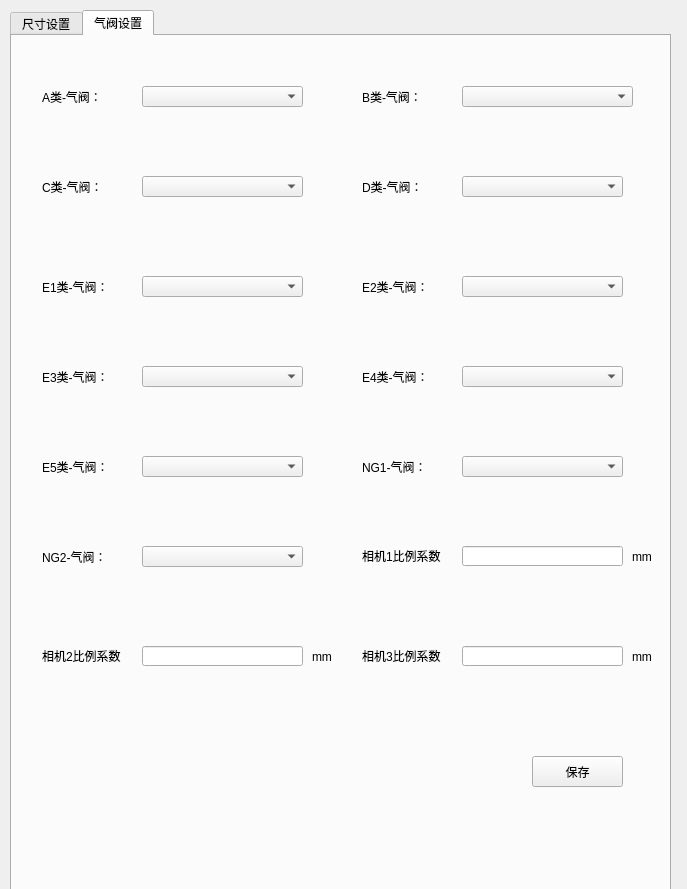
<?xml version="1.0" encoding="UTF-8"?>
<ui version="4.0">
 <class>BlSizeWindow</class>
 <widget class="QWidget" name="BlSizeWindow">
  <property name="geometry">
   <rect>
    <x>0</x>
    <y>0</y>
    <width>687</width>
    <height>889</height>
   </rect>
  </property>
  <property name="windowTitle">
   <string>BlSizeWindow</string>
  </property>
  <widget class="QTabWidget" name="tabWidget">
   <property name="geometry">
    <rect>
     <x>10</x>
     <y>10</y>
     <width>661</width>
     <height>881</height>
    </rect>
   </property>
   <property name="currentIndex">
    <number>1</number>
   </property>
   <widget class="QWidget" name="tab">
    <attribute name="title">
     <string>尺寸设置</string>
    </attribute>
    <widget class="QGroupBox" name="groupBox">
     <property name="geometry">
      <rect>
       <x>30</x>
       <y>40</y>
       <width>261</width>
       <height>131</height>
      </rect>
     </property>
     <property name="title">
      <string>A类:</string>
     </property>
     <layout class="QGridLayout" name="gridLayout">
      <item row="0" column="0">
       <layout class="QHBoxLayout" name="horizontalLayout">
        <item>
         <widget class="QLabel" name="label_2">
          <property name="text">
           <string>直径</string>
          </property>
         </widget>
        </item>
        <item>
         <widget class="QLineEdit" name="lineEdit"/>
        </item>
        <item>
         <widget class="QLineEdit" name="lineEdit_22"/>
        </item>
        <item>
         <widget class="QLabel" name="label_4">
          <property name="text">
           <string>cm</string>
          </property>
         </widget>
        </item>
       </layout>
      </item>
      <item row="1" column="0">
       <layout class="QHBoxLayout" name="horizontalLayout_2">
        <item>
         <widget class="QLabel" name="label_3">
          <property name="text">
           <string>长度</string>
          </property>
         </widget>
        </item>
        <item>
         <widget class="QLineEdit" name="lineEdit_2"/>
        </item>
        <item>
         <widget class="QLineEdit" name="lineEdit_23"/>
        </item>
        <item>
         <widget class="QLabel" name="label_5">
          <property name="text">
           <string>cm</string>
          </property>
         </widget>
        </item>
       </layout>
      </item>
     </layout>
    </widget>
    <widget class="QGroupBox" name="groupBox_3">
     <property name="geometry">
      <rect>
       <x>30</x>
       <y>190</y>
       <width>261</width>
       <height>131</height>
      </rect>
     </property>
     <property name="title">
      <string>C类：</string>
     </property>
     <layout class="QGridLayout" name="gridLayout_3">
      <item row="0" column="0">
       <layout class="QHBoxLayout" name="horizontalLayout_5">
        <item>
         <widget class="QLabel" name="label_6">
          <property name="text">
           <string>直径</string>
          </property>
         </widget>
        </item>
        <item>
         <widget class="QLineEdit" name="lineEdit_6"/>
        </item>
        <item>
         <widget class="QLineEdit" name="lineEdit_26"/>
        </item>
        <item>
         <widget class="QLabel" name="label_12">
          <property name="text">
           <string>cm</string>
          </property>
         </widget>
        </item>
       </layout>
      </item>
      <item row="1" column="0">
       <layout class="QHBoxLayout" name="horizontalLayout_6">
        <item>
         <widget class="QLabel" name="label_13">
          <property name="text">
           <string>长度</string>
          </property>
         </widget>
        </item>
        <item>
         <widget class="QLineEdit" name="lineEdit_5"/>
        </item>
        <item>
         <widget class="QLineEdit" name="lineEdit_27"/>
        </item>
        <item>
         <widget class="QLabel" name="label_11">
          <property name="text">
           <string>cm</string>
          </property>
         </widget>
        </item>
       </layout>
      </item>
     </layout>
    </widget>
    <widget class="QGroupBox" name="groupBox_5">
     <property name="geometry">
      <rect>
       <x>30</x>
       <y>340</y>
       <width>261</width>
       <height>131</height>
      </rect>
     </property>
     <property name="title">
      <string>E1类：</string>
     </property>
     <layout class="QGridLayout" name="gridLayout_5">
      <item row="0" column="0">
       <layout class="QHBoxLayout" name="horizontalLayout_9">
        <item>
         <widget class="QLabel" name="label_18">
          <property name="text">
           <string>直径</string>
          </property>
         </widget>
        </item>
        <item>
         <widget class="QLineEdit" name="lineEdit_10">
          <property name="text">
           <string/>
          </property>
         </widget>
        </item>
        <item>
         <widget class="QLineEdit" name="lineEdit_30">
          <property name="text">
           <string/>
          </property>
         </widget>
        </item>
        <item>
         <widget class="QLabel" name="label_20">
          <property name="text">
           <string>cm</string>
          </property>
         </widget>
        </item>
       </layout>
      </item>
      <item row="1" column="0">
       <layout class="QHBoxLayout" name="horizontalLayout_10">
        <item>
         <widget class="QLabel" name="label_21">
          <property name="text">
           <string>长度</string>
          </property>
         </widget>
        </item>
        <item>
         <widget class="QLineEdit" name="lineEdit_9"/>
        </item>
        <item>
         <widget class="QLineEdit" name="lineEdit_31"/>
        </item>
        <item>
         <widget class="QLabel" name="label_19">
          <property name="text">
           <string>cm</string>
          </property>
         </widget>
        </item>
       </layout>
      </item>
     </layout>
    </widget>
    <widget class="QGroupBox" name="groupBox_7">
     <property name="geometry">
      <rect>
       <x>30</x>
       <y>500</y>
       <width>261</width>
       <height>121</height>
      </rect>
     </property>
     <property name="title">
      <string>E3类：</string>
     </property>
     <layout class="QGridLayout" name="gridLayout_7">
      <item row="2" column="0">
       <layout class="QHBoxLayout" name="horizontalLayout_14">
        <item>
         <widget class="QLabel" name="label_29">
          <property name="text">
           <string>长度</string>
          </property>
         </widget>
        </item>
        <item>
         <widget class="QLineEdit" name="lineEdit_13"/>
        </item>
        <item>
         <widget class="QLineEdit" name="lineEdit_37"/>
        </item>
        <item>
         <widget class="QLabel" name="label_27">
          <property name="text">
           <string>cm</string>
          </property>
         </widget>
        </item>
       </layout>
      </item>
      <item row="1" column="0">
       <layout class="QHBoxLayout" name="horizontalLayout_13">
        <item>
         <widget class="QLabel" name="label_26">
          <property name="text">
           <string>直径</string>
          </property>
         </widget>
        </item>
        <item>
         <widget class="QLineEdit" name="lineEdit_14"/>
        </item>
        <item>
         <widget class="QLineEdit" name="lineEdit_36"/>
        </item>
        <item>
         <widget class="QLabel" name="label_28">
          <property name="text">
           <string>cm</string>
          </property>
         </widget>
        </item>
       </layout>
      </item>
     </layout>
    </widget>
    <widget class="QGroupBox" name="groupBox_9">
     <property name="geometry">
      <rect>
       <x>30</x>
       <y>650</y>
       <width>261</width>
       <height>111</height>
      </rect>
     </property>
     <property name="title">
      <string>E5类：</string>
     </property>
     <layout class="QGridLayout" name="gridLayout_9">
      <item row="0" column="0">
       <layout class="QHBoxLayout" name="horizontalLayout_17">
        <item>
         <widget class="QLabel" name="label_34">
          <property name="text">
           <string>直径</string>
          </property>
         </widget>
        </item>
        <item>
         <widget class="QLineEdit" name="lineEdit_18"/>
        </item>
        <item>
         <widget class="QLineEdit" name="lineEdit_34"/>
        </item>
        <item>
         <widget class="QLabel" name="label_36">
          <property name="text">
           <string>cm</string>
          </property>
         </widget>
        </item>
       </layout>
      </item>
      <item row="1" column="0">
       <layout class="QHBoxLayout" name="horizontalLayout_18">
        <item>
         <widget class="QLabel" name="label_37">
          <property name="text">
           <string>长度</string>
          </property>
         </widget>
        </item>
        <item>
         <widget class="QLineEdit" name="lineEdit_17"/>
        </item>
        <item>
         <widget class="QLineEdit" name="lineEdit_35"/>
        </item>
        <item>
         <widget class="QLabel" name="label_35">
          <property name="text">
           <string>cm</string>
          </property>
         </widget>
        </item>
       </layout>
      </item>
     </layout>
    </widget>
    <widget class="QGroupBox" name="groupBox_2">
     <property name="geometry">
      <rect>
       <x>370</x>
       <y>40</y>
       <width>251</width>
       <height>131</height>
      </rect>
     </property>
     <property name="title">
      <string>B类</string>
     </property>
     <layout class="QGridLayout" name="gridLayout_2">
      <item row="0" column="0">
       <layout class="QHBoxLayout" name="horizontalLayout_3">
        <item>
         <widget class="QLabel" name="label_7">
          <property name="text">
           <string>直径</string>
          </property>
         </widget>
        </item>
        <item>
         <widget class="QLineEdit" name="lineEdit_3"/>
        </item>
        <item>
         <widget class="QLineEdit" name="lineEdit_24"/>
        </item>
        <item>
         <widget class="QLabel" name="label_8">
          <property name="text">
           <string>cm</string>
          </property>
         </widget>
        </item>
       </layout>
      </item>
      <item row="1" column="0">
       <layout class="QHBoxLayout" name="horizontalLayout_4">
        <item>
         <widget class="QLabel" name="label_9">
          <property name="text">
           <string>长度</string>
          </property>
         </widget>
        </item>
        <item>
         <widget class="QLineEdit" name="lineEdit_4"/>
        </item>
        <item>
         <widget class="QLineEdit" name="lineEdit_25"/>
        </item>
        <item>
         <widget class="QLabel" name="label_10">
          <property name="text">
           <string>cm</string>
          </property>
         </widget>
        </item>
       </layout>
      </item>
     </layout>
    </widget>
    <widget class="QGroupBox" name="groupBox_4">
     <property name="geometry">
      <rect>
       <x>370</x>
       <y>190</y>
       <width>251</width>
       <height>131</height>
      </rect>
     </property>
     <property name="title">
      <string>D类：</string>
     </property>
     <layout class="QGridLayout" name="gridLayout_4">
      <item row="0" column="0">
       <layout class="QHBoxLayout" name="horizontalLayout_7">
        <item>
         <widget class="QLabel" name="label_14">
          <property name="text">
           <string>直径</string>
          </property>
         </widget>
        </item>
        <item>
         <widget class="QLineEdit" name="lineEdit_8"/>
        </item>
        <item>
         <widget class="QLineEdit" name="lineEdit_28"/>
        </item>
        <item>
         <widget class="QLabel" name="label_16">
          <property name="text">
           <string>cm</string>
          </property>
         </widget>
        </item>
       </layout>
      </item>
      <item row="1" column="0">
       <layout class="QHBoxLayout" name="horizontalLayout_8">
        <item>
         <widget class="QLabel" name="label_17">
          <property name="text">
           <string>长度</string>
          </property>
         </widget>
        </item>
        <item>
         <widget class="QLineEdit" name="lineEdit_7"/>
        </item>
        <item>
         <widget class="QLineEdit" name="lineEdit_29"/>
        </item>
        <item>
         <widget class="QLabel" name="label_15">
          <property name="text">
           <string>cm</string>
          </property>
         </widget>
        </item>
       </layout>
      </item>
     </layout>
    </widget>
    <widget class="QGroupBox" name="groupBox_6">
     <property name="geometry">
      <rect>
       <x>370</x>
       <y>340</y>
       <width>251</width>
       <height>131</height>
      </rect>
     </property>
     <property name="title">
      <string>E2类：</string>
     </property>
     <layout class="QGridLayout" name="gridLayout_6">
      <item row="1" column="0">
       <layout class="QHBoxLayout" name="horizontalLayout_12">
        <item>
         <widget class="QLabel" name="label_25">
          <property name="text">
           <string>长度</string>
          </property>
         </widget>
        </item>
        <item>
         <widget class="QLineEdit" name="lineEdit_11"/>
        </item>
        <item>
         <widget class="QLineEdit" name="lineEdit_33"/>
        </item>
        <item>
         <widget class="QLabel" name="label_23">
          <property name="text">
           <string>cm</string>
          </property>
         </widget>
        </item>
       </layout>
      </item>
      <item row="0" column="0">
       <layout class="QHBoxLayout" name="horizontalLayout_11">
        <item>
         <widget class="QLabel" name="label_22">
          <property name="text">
           <string>直径</string>
          </property>
         </widget>
        </item>
        <item>
         <widget class="QLineEdit" name="lineEdit_12"/>
        </item>
        <item>
         <widget class="QLineEdit" name="lineEdit_32"/>
        </item>
        <item>
         <widget class="QLabel" name="label_24">
          <property name="text">
           <string>cm</string>
          </property>
         </widget>
        </item>
       </layout>
      </item>
     </layout>
    </widget>
    <widget class="QGroupBox" name="groupBox_8">
     <property name="geometry">
      <rect>
       <x>370</x>
       <y>500</y>
       <width>251</width>
       <height>121</height>
      </rect>
     </property>
     <property name="title">
      <string>E4类：</string>
     </property>
     <layout class="QGridLayout" name="gridLayout_8">
      <item row="0" column="0">
       <layout class="QHBoxLayout" name="horizontalLayout_15">
        <item>
         <widget class="QLabel" name="label_30">
          <property name="text">
           <string>直径</string>
          </property>
         </widget>
        </item>
        <item>
         <widget class="QLineEdit" name="lineEdit_16"/>
        </item>
        <item>
         <widget class="QLineEdit" name="lineEdit_38"/>
        </item>
        <item>
         <widget class="QLabel" name="label_32">
          <property name="text">
           <string>cm</string>
          </property>
         </widget>
        </item>
       </layout>
      </item>
      <item row="1" column="0">
       <layout class="QHBoxLayout" name="horizontalLayout_16">
        <item>
         <widget class="QLabel" name="label_33">
          <property name="text">
           <string>长度</string>
          </property>
         </widget>
        </item>
        <item>
         <widget class="QLineEdit" name="lineEdit_15"/>
        </item>
        <item>
         <widget class="QLineEdit" name="lineEdit_39"/>
        </item>
        <item>
         <widget class="QLabel" name="label_31">
          <property name="text">
           <string>cm</string>
          </property>
         </widget>
        </item>
       </layout>
      </item>
     </layout>
    </widget>
    <widget class="QPushButton" name="pushButton">
     <property name="geometry">
      <rect>
       <x>520</x>
       <y>730</y>
       <width>91</width>
       <height>31</height>
      </rect>
     </property>
     <property name="text">
      <string>保存</string>
     </property>
    </widget>
   </widget>
   <widget class="QWidget" name="tab_2">
    <attribute name="title">
     <string>气阀设置</string>
    </attribute>
    <widget class="QLabel" name="label">
     <property name="geometry">
      <rect>
       <x>30</x>
       <y>50</y>
       <width>101</width>
       <height>21</height>
      </rect>
     </property>
     <property name="text">
      <string>A类-气阀：</string>
     </property>
    </widget>
    <widget class="QComboBox" name="comboBox">
     <property name="geometry">
      <rect>
       <x>130</x>
       <y>50</y>
       <width>161</width>
       <height>21</height>
      </rect>
     </property>
    </widget>
    <widget class="QLabel" name="label_44">
     <property name="geometry">
      <rect>
       <x>350</x>
       <y>50</y>
       <width>91</width>
       <height>21</height>
      </rect>
     </property>
     <property name="text">
      <string>B类-气阀：</string>
     </property>
    </widget>
    <widget class="QComboBox" name="comboBox_2">
     <property name="geometry">
      <rect>
       <x>450</x>
       <y>50</y>
       <width>171</width>
       <height>21</height>
      </rect>
     </property>
    </widget>
    <widget class="QLabel" name="label_45">
     <property name="geometry">
      <rect>
       <x>30</x>
       <y>140</y>
       <width>101</width>
       <height>21</height>
      </rect>
     </property>
     <property name="text">
      <string>C类-气阀：</string>
     </property>
    </widget>
    <widget class="QComboBox" name="comboBox_3">
     <property name="geometry">
      <rect>
       <x>130</x>
       <y>140</y>
       <width>161</width>
       <height>21</height>
      </rect>
     </property>
    </widget>
    <widget class="QLabel" name="label_46">
     <property name="geometry">
      <rect>
       <x>350</x>
       <y>140</y>
       <width>101</width>
       <height>21</height>
      </rect>
     </property>
     <property name="text">
      <string>D类-气阀：</string>
     </property>
    </widget>
    <widget class="QComboBox" name="comboBox_4">
     <property name="geometry">
      <rect>
       <x>450</x>
       <y>140</y>
       <width>161</width>
       <height>21</height>
      </rect>
     </property>
    </widget>
    <widget class="QLabel" name="label_47">
     <property name="geometry">
      <rect>
       <x>30</x>
       <y>240</y>
       <width>101</width>
       <height>21</height>
      </rect>
     </property>
     <property name="text">
      <string>E1类-气阀：</string>
     </property>
    </widget>
    <widget class="QComboBox" name="comboBox_5">
     <property name="geometry">
      <rect>
       <x>130</x>
       <y>240</y>
       <width>161</width>
       <height>21</height>
      </rect>
     </property>
    </widget>
    <widget class="QLabel" name="label_48">
     <property name="geometry">
      <rect>
       <x>350</x>
       <y>240</y>
       <width>101</width>
       <height>21</height>
      </rect>
     </property>
     <property name="text">
      <string>E2类-气阀：</string>
     </property>
    </widget>
    <widget class="QComboBox" name="comboBox_6">
     <property name="geometry">
      <rect>
       <x>450</x>
       <y>240</y>
       <width>161</width>
       <height>21</height>
      </rect>
     </property>
    </widget>
    <widget class="QLabel" name="label_49">
     <property name="geometry">
      <rect>
       <x>30</x>
       <y>330</y>
       <width>101</width>
       <height>21</height>
      </rect>
     </property>
     <property name="text">
      <string>E3类-气阀：</string>
     </property>
    </widget>
    <widget class="QComboBox" name="comboBox_7">
     <property name="geometry">
      <rect>
       <x>130</x>
       <y>330</y>
       <width>161</width>
       <height>21</height>
      </rect>
     </property>
    </widget>
    <widget class="QLabel" name="label_50">
     <property name="geometry">
      <rect>
       <x>350</x>
       <y>330</y>
       <width>101</width>
       <height>21</height>
      </rect>
     </property>
     <property name="text">
      <string>E4类-气阀：</string>
     </property>
    </widget>
    <widget class="QComboBox" name="comboBox_8">
     <property name="geometry">
      <rect>
       <x>450</x>
       <y>330</y>
       <width>161</width>
       <height>21</height>
      </rect>
     </property>
    </widget>
    <widget class="QLabel" name="label_51">
     <property name="geometry">
      <rect>
       <x>30</x>
       <y>420</y>
       <width>101</width>
       <height>21</height>
      </rect>
     </property>
     <property name="text">
      <string>E5类-气阀：</string>
     </property>
    </widget>
    <widget class="QComboBox" name="comboBox_9">
     <property name="geometry">
      <rect>
       <x>130</x>
       <y>420</y>
       <width>161</width>
       <height>21</height>
      </rect>
     </property>
    </widget>
    <widget class="QLabel" name="label_52">
     <property name="geometry">
      <rect>
       <x>350</x>
       <y>420</y>
       <width>101</width>
       <height>21</height>
      </rect>
     </property>
     <property name="text">
      <string>NG1-气阀：</string>
     </property>
    </widget>
    <widget class="QComboBox" name="comboBox_10">
     <property name="geometry">
      <rect>
       <x>450</x>
       <y>420</y>
       <width>161</width>
       <height>21</height>
      </rect>
     </property>
    </widget>
    <widget class="QLabel" name="label_53">
     <property name="geometry">
      <rect>
       <x>30</x>
       <y>510</y>
       <width>101</width>
       <height>21</height>
      </rect>
     </property>
     <property name="text">
      <string>NG2-气阀：</string>
     </property>
    </widget>
    <widget class="QComboBox" name="comboBox_11">
     <property name="geometry">
      <rect>
       <x>130</x>
       <y>510</y>
       <width>161</width>
       <height>21</height>
      </rect>
     </property>
    </widget>
    <widget class="QLabel" name="label_38">
     <property name="geometry">
      <rect>
       <x>350</x>
       <y>510</y>
       <width>81</width>
       <height>19</height>
      </rect>
     </property>
     <property name="text">
      <string>相机1比例系数：</string>
     </property>
    </widget>
    <widget class="QLineEdit" name="lineEdit_20">
     <property name="geometry">
      <rect>
       <x>450</x>
       <y>510</y>
       <width>161</width>
       <height>20</height>
      </rect>
     </property>
    </widget>
    <widget class="QLineEdit" name="lineEdit_21">
     <property name="geometry">
      <rect>
       <x>130</x>
       <y>610</y>
       <width>161</width>
       <height>20</height>
      </rect>
     </property>
    </widget>
    <widget class="QLabel" name="label_42">
     <property name="geometry">
      <rect>
       <x>30</x>
       <y>610</y>
       <width>81</width>
       <height>19</height>
      </rect>
     </property>
     <property name="text">
      <string>相机2比例系数：</string>
     </property>
    </widget>
    <widget class="QLabel" name="label_41">
     <property name="geometry">
      <rect>
       <x>350</x>
       <y>610</y>
       <width>81</width>
       <height>19</height>
      </rect>
     </property>
     <property name="text">
      <string>相机3比例系数：</string>
     </property>
    </widget>
    <widget class="QLineEdit" name="lineEdit_19">
     <property name="geometry">
      <rect>
       <x>450</x>
       <y>610</y>
       <width>161</width>
       <height>20</height>
      </rect>
     </property>
    </widget>
    <widget class="QLabel" name="label_40">
     <property name="geometry">
      <rect>
       <x>620</x>
       <y>510</y>
       <width>31</width>
       <height>21</height>
      </rect>
     </property>
     <property name="text">
      <string>mm</string>
     </property>
    </widget>
    <widget class="QLabel" name="label_43">
     <property name="geometry">
      <rect>
       <x>300</x>
       <y>610</y>
       <width>31</width>
       <height>21</height>
      </rect>
     </property>
     <property name="text">
      <string>mm</string>
     </property>
    </widget>
    <widget class="QLabel" name="label_39">
     <property name="geometry">
      <rect>
       <x>620</x>
       <y>610</y>
       <width>31</width>
       <height>21</height>
      </rect>
     </property>
     <property name="text">
      <string>mm</string>
     </property>
    </widget>
    <widget class="QPushButton" name="pushButton_2">
     <property name="geometry">
      <rect>
       <x>520</x>
       <y>720</y>
       <width>91</width>
       <height>31</height>
      </rect>
     </property>
     <property name="text">
      <string>保存</string>
     </property>
    </widget>
   </widget>
  </widget>
 </widget>
 <resources/>
 <connections/>
</ui>
